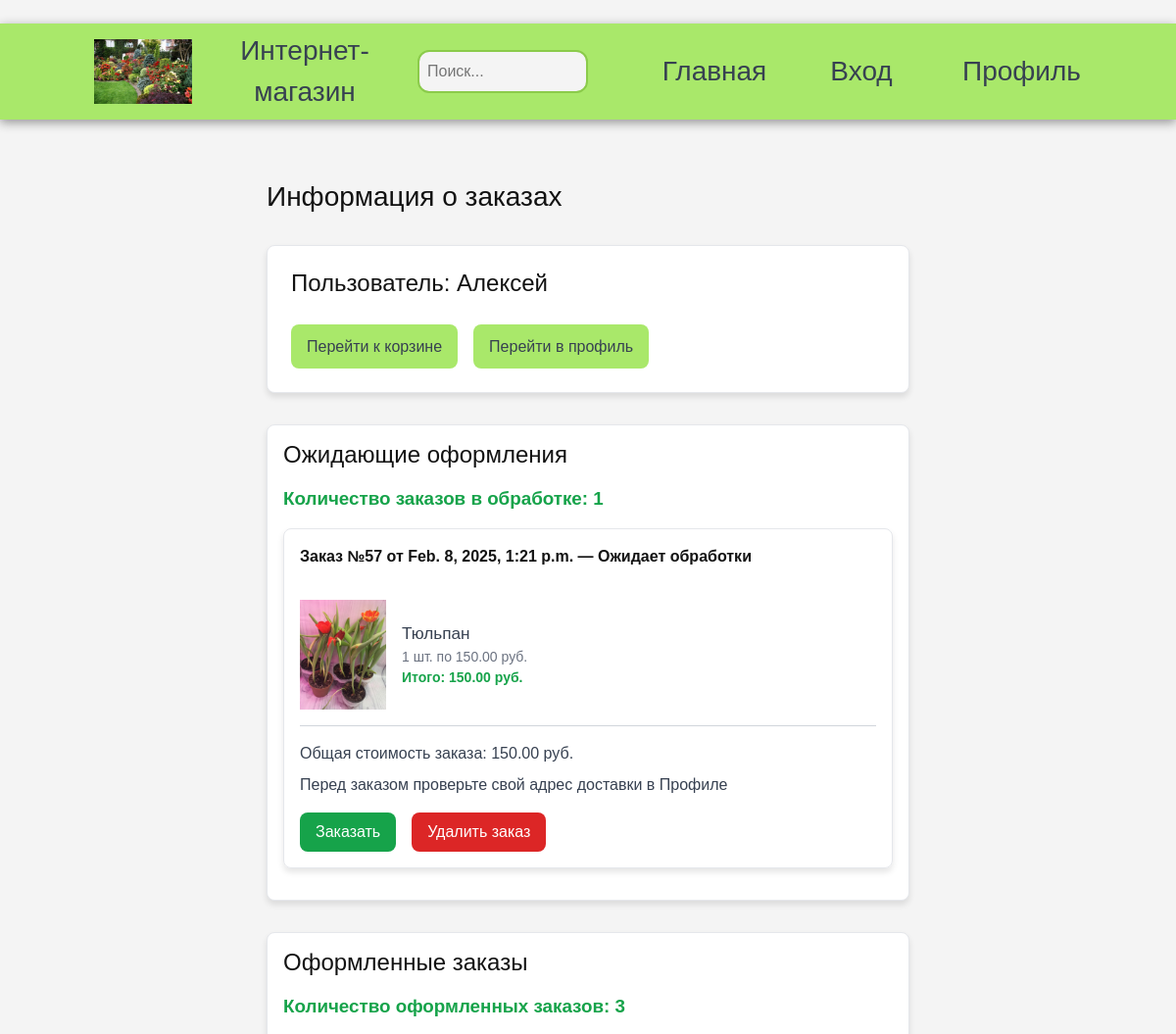
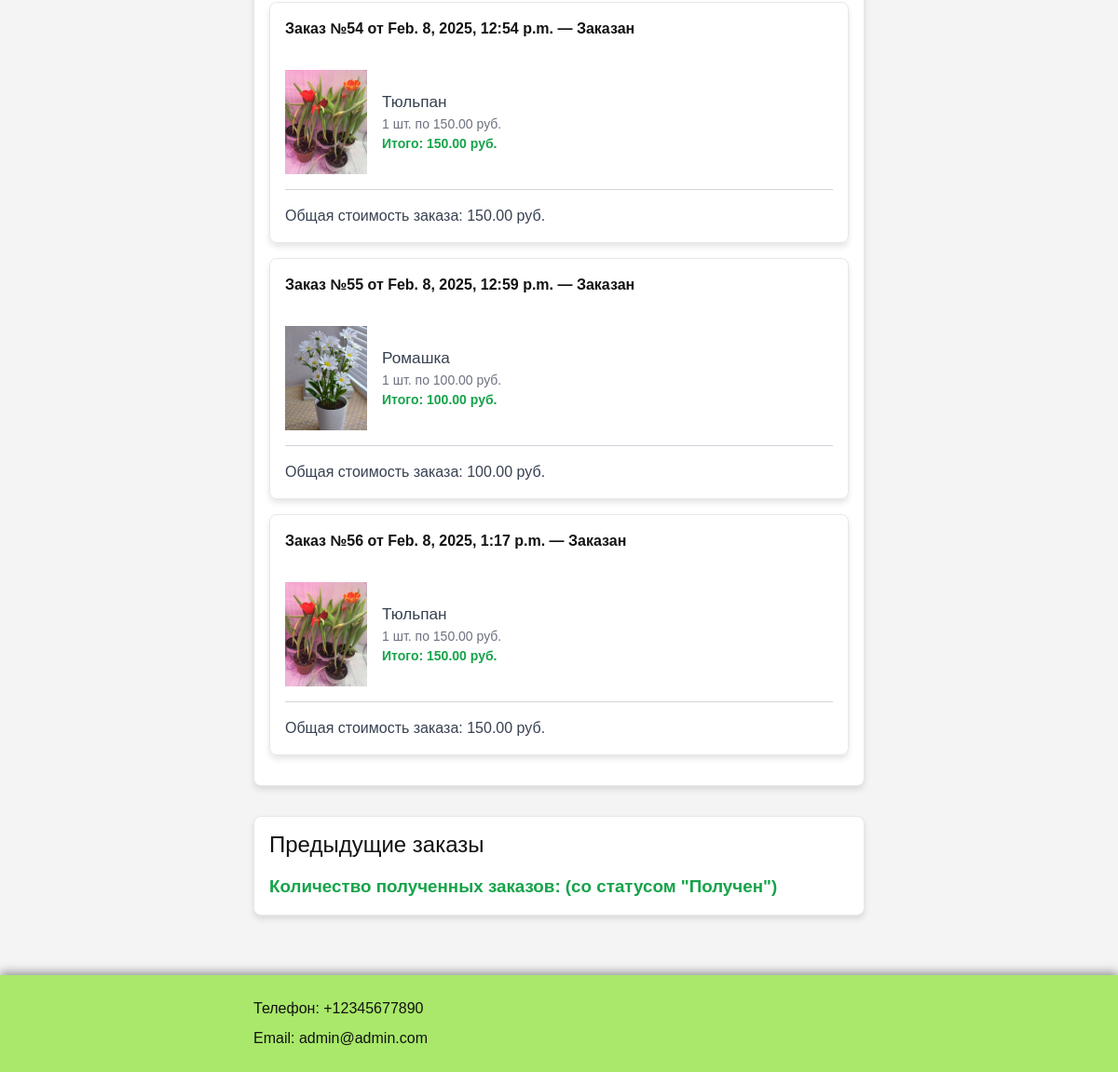
The app's page /order/ (signed in) with its own data (2 pictures, top to bottom).
### shop/models.py (models this page shows, shortened)
class ShopUser(models.Model):
    email = models.EmailField(unique=True, verbose_name="Email")
    first_name = models.CharField(max_length=255, verbose_name="Имя")
    surname = models.CharField(max_length=255, verbose_name="Фамилия")
    phone_number = models.CharField(max_length=20, verbose_name="Телефон")
    password = models.CharField(max_length=128, verbose_name="Пароль")
    created_at = models.DateTimeField(auto_now_add=True, verbose_name="Дата регистрации")
    city = models.CharField(max_length=100, verbose_name="Город", default="Не указан")
    street = models.CharField(max_length=255, verbose_name="Улица", default="Не указана")
    house = models.CharField(max_length=20, verbose_name="Дом", default="Не указан")
    apartment = models.CharField(max_length=20, verbose_name="Квартира", blank=True, null=True)
    postal_code = models.CharField(max_length=20, verbose_name="Почтовый индекс", default="Не указан")

class Order(models.Model):
    user = models.ForeignKey(ShopUser, on_delete=models.CASCADE, related_name="orders")
    created_at = models.DateTimeField(auto_now_add=True)
    updated_at = models.DateTimeField(auto_now=True)
    status = models.CharField(max_length=50, default="Ожидает обработки")
    total_price = models.DecimalField(max_digits=10, decimal_places=2, default=0.0)  # Итоговая цена
    city = models.CharField(max_length=100, verbose_name="Город")
    street = models.CharField(max_length=255, verbose_name="Улица")
    house = models.CharField(max_length=20, verbose_name="Дом")
    apartment = models.CharField(max_length=20, verbose_name="Квартира", blank=True, null=True)
    postal_code = models.CharField(max_length=20, verbose_name="Почтовый индекс")

class OrderItem(models.Model):
    order = models.ForeignKey(Order, related_name="items", on_delete=models.CASCADE)
    product = models.ForeignKey('Product', on_delete=models.CASCADE)
    quantity = models.PositiveIntegerField()

class Product(models.Model):
    category = models.ForeignKey(Category, related_name='products', on_delete=models.CASCADE)
    name = models.CharField(max_length=200, db_index=True)
    slug = models.SlugField(max_length=200, db_index=True)
    image = models.ImageField(upload_to='products/%Y/%m/%d', blank=True)
    short_description = models.TextField(blank=True)
    description = models.TextField(blank=True)
    price = models.DecimalField(max_digits=10, decimal_places=2)
    stock = models.PositiveIntegerField()
    available = models.BooleanField(default=True)
    created = models.DateTimeField(auto_now_add=True)
    updated = models.DateTimeField(auto_now=True)
    class Meta:
        ordering = ('name',)
        index_together = (('id', 'slug'),)
    def get_absolute_url(self):
        return reverse('shop:product_detail',
                        args=[self.id, self.slug])

### shop/views.py (the view)
# urls.py: path('order/', views.order, name='order'),
def order(request): # страница заказов
    if 'user_id' not in request.session:
        return redirect('shop:registration')
    user = ShopUser.objects.get(id=request.session['user_id'])
    orders = user.orders.all()  # Все заказы пользователя
    pending_orders = orders.filter(status="Ожидает обработки")
    ordered_orders = orders.filter(status="Заказан")
    return render(request, 'shop/order.html', {'user': user, 'orders': orders, 'pending_orders': pending_orders, 'ordered_orders': ordered_orders})

### shop/templatetags/calculations.py (called while the page is built)
@register.filter
def multiply(value, arg):
    return value * arg

@register.filter
def total_order_price(items):
    return sum(item.quantity * item.product.price for item in items)

@register.filter
def sum_order(items):
    i = 0
    for item in items:
        i+=1
    return i

### shop/templates/shop/order.html (shortened to what this page needs)
﻿{% extends "shop/base.html" %}
{% load static %}
{% load calculations %}
{% block content %}
<h2>Информация о заказах</h2>
<article class="profil_data">
    <section class="basket-content">
        <h3>Пользователь: {{ user.first_name }}</h3>
    </section>
    <section class="basket-content">
        <form method="post" action="{% url 'shop:cart' %}">
            <button type="submit" class="profil-btn" style="width: 100%; padding: 0 1rem;">Перейти к корзине</button>
        </form>
        <form method="post" action="{% url 'shop:profil' %}">
            <button type="submit" class="profil-btn" style="width: 100%; padding: 0 1rem;">Перейти в профиль</button>
        </form>
    </section>
</article>
<article class="order_article">
    <h3>Ожидающие оформления</h3>
    {% if pending_orders %}
        <section class="text-in">Количество заказов в обработке: {{ pending_orders|sum_order }} </section>
        {% for order in pending_orders %}
        <section class="order-column">
            <div><strong>Заказ №{{ order.id }} от {{ order.created_at }} — {{ order.status }}</strong></div>
            {% for item in order.items.all %}
            <div class="order-row">
                <a class="order-images" href="{{ item.product.get_absolute_url }}">
                    <img src="{% if item.product.image %}{{ item.product.image.url }}{% else %}{% static 'img/err.jpg' %}{% endif %}">
                </a>
                <div class="order-details">
                    <a class="product-name" href="{{ item.product.get_absolute_url }}">{{ item.product.name }}</a>
                    <div class="product-info">
                        {{ item.quantity }} шт. по {{ item.product.price }} руб. <br>
                        <strong>Итого: {{ item.quantity|multiply:item.product.price }} руб.</strong>
                    </div>
                </div>
            </div>
            {% endfor %}
            <article class="basket-section" style="gap: 0.5rem;">
                <p>Общая стоимость заказа: {{ order.items.all|total_order_price }} руб.</p>
                <p>Перед заказом проверьте свой адрес доставки в Профиле</p>
            </article>
            <div class="basket-content">
                <form method="get" action="{% url 'shop:order_payment' order.id %}">
                    <button type="submit" class="order-btn btn-success">Заказать</button>
                </form>
                <form method="post" action="{% url 'shop:remove_order' order.id %}">
                    <button type="submit" class="order-btn btn-danger">Удалить заказ</button>
                </form>
            </div>
        </section>
        {% endfor %}
    {% else %}
        <section class="text-in">Заказов в обработке нет</section>
    {% endif %}
</article>
<article class="order_article">
    <h3>Оформленные заказы</h3>
    {% if ordered_orders %}
        <section class="text-in">Количество оформленных заказов: {{ ordered_orders|sum_order }} </section>
        {% for order in ordered_orders %}
        <section class="order-column">
            <div><strong>Заказ №{{ order.id }} от {{ order.updated_at }} — {{ order.status }}</strong></div>
            {% for item in order.items.all %}
            <section class="order-row">
                <a class="order-images" href="{{ item.product.get_absolute_url }}">
                    <img src="{% if item.product.image %}{{ item.product.image.url }}{% else %}{% static 'img/err.jpg' %}{% endif %}">
                </a>
                <div class="order-details">
                    <a class="product-name" href="{{ item.product.get_absolute_url }}">{{ item.product.name }}</a>
                    <div class="product-info">
                        {{ item.quantity }} шт. по {{ item.product.price }} руб. <br>
                        <strong>Итого: {{ item.quantity|multiply:item.product.price }} руб.</strong>
                    </div>
                </div>
            </section>
            {% endfor %}
            <article class="basket-section">
                <p>Общая стоимость заказа: {{ order.items.all|total_order_price }} руб.</p>
            </article>
        </section>
        {% endfor %}
    {% else %}
        <section class="text-in">Оформленных заказов нет</section>
    {% endif %}
</article>
<article class="order_article">
    <h3>Предыдущие заказы</h3>
    <section class="text-in">Количество полученных заказов: (со статусом "Получен") </section>
</article>
{% endblock content %}

### shop/static/css/garden_store.css (style rules this page uses)
* { margin: 0; padding: 0; }
[data-theme="color"] { --body-bg: #f4f4f4; --form-bg: #ffffff; --header-bg: #A9E86A; --header-bg-dark: #8bcb4b; --dark: #121212; --gray: #374151; --link: #61afef; --link-hover: #2c83ca; --link-active: #375772; --hr: #a2a2a2; --shadow: #939393; --code-color: #888; --img-op: 1; }
body, html { margin: 0; padding: 0; width: 100%; height: 100%; }
body { color: var(--dark); background-color: var(--body-bg); font-family: 'Rubik', sans-serif; font-weight: 400; }
a { font-size: 26px; color: var(--link); text-decoration: none; }
h2 { font-size: 28px; margin-bottom: 2rem; }
h3 { font-size: 24px; margin-bottom: 1rem; }
p { font-size: 18px; margin: 0; }
form { display: flex; flex-direction: column; gap: 1rem; }
.profil_data { display: grid; padding: 1.5rem; margin: 2rem 0; background-color: var(--form-bg); box-shadow: 0 4px 6px rgba(0, 0, 0, 0.1); border-radius: 0.5rem; border: 1px solid #e5e7eb; }
.basket-content { display: flex; gap: 1rem; align-items: center; }
.basket-content h3 { margin-bottom: 1.75rem; }
.basket-section { width: 100%; display: grid; gap: 1rem; }
.basket-section p, .basket-content p { color: var(--gray); font-size: 16px; margin: 0; }
.profil-btn { width: 85%; height: 45px; border-radius: 0.5rem; font-size: 1rem; color: var(--gray); background-color: var(--header-bg); border: none; cursor: pointer; transition: transform 0.2s ease, background-color 0.2s ease; }
.order_article { padding: 1rem; margin: 2rem 0; background-color: var(--form-bg); box-shadow: 0 4px 6px rgba(0, 0, 0, 0.1); border-radius: 0.5rem; border: 1px solid #e5e7eb; }
.text-in { font-size: 1.175rem; font-weight: 600; color: #16a34a; }
.order-column { display: flex; flex-direction: column; gap: 1rem; padding: 1rem; margin: 1rem 0; box-shadow: 0 4px 6px rgba(0, 0, 0, 0.1); border-radius: 0.5rem; border: 1px solid #e5e7eb; }
.order-row { display: flex; align-items: center; gap: 1rem; padding: 1rem 0; border-bottom: 1px solid #d1d5db; }
.order-images { width: 5.5rem; height: 7rem; }
.order-images img { width: 100%; height: 100%; object-fit: cover; }
.product-name { font-size: 1.075rem; font-weight: 500; color: var(--gray); }
.product-info { font-size: 0.875rem; color: #6b7280; }
.product-info strong { color: #16a34a; }
.order-btn { padding: 0.5rem 1rem; border-radius: 0.5rem; font-size: 1rem; color: var(--form-bg); border: none; cursor: pointer; transition: transform 0.2s ease, background-color 0.2s ease; }
.btn-success { background-color: #16a34a; }
.btn-danger { background-color: #dc2626; }

### records on screen
ShopUser: first_name "Алексей"
Order: id "57", created_at "Feb. 8, 2025, 1:21 p.m.", status "Ожидает обработки", items.all|total_order_price "150.00"
OrderItem: product.image (picture), product.name "Тюльпан", quantity "1", product.price "150.00", quantity|multiply "150.00"
Order: id "54", updated_at "Feb. 8, 2025, 12:54 p.m.", status "Заказан", items.all|total_order_price "150.00"
OrderItem: product.image (picture), product.name "Тюльпан", quantity "1", product.price "150.00", quantity|multiply "150.00"
Order: id "55", updated_at "Feb. 8, 2025, 12:59 p.m.", status "Заказан", items.all|total_order_price "100.00"
OrderItem: product.image (picture), product.name "Ромашка", quantity "1", product.price "100.00", quantity|multiply "100.00"
Order: id "56", updated_at "Feb. 8, 2025, 1:17 p.m.", status "Заказан", items.all|total_order_price "150.00"
OrderItem: product.image (picture), product.name "Тюльпан", quantity "1", product.price "150.00", quantity|multiply "150.00"

### other values on screen
{{ pending_orders|sum_order }} "1"
{{ ordered_orders|sum_order }} "3"
